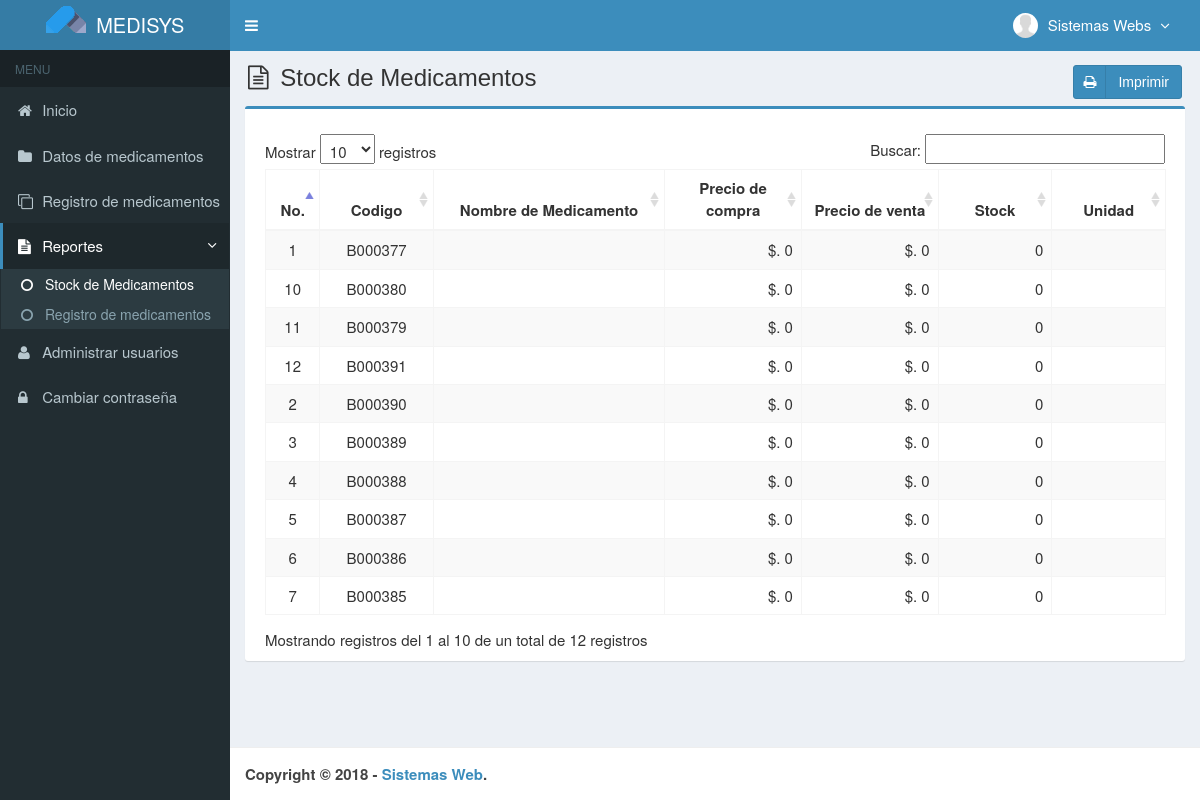
/main.php?module=stock_inventory (signed in), run on an earlier commit of the app's database.
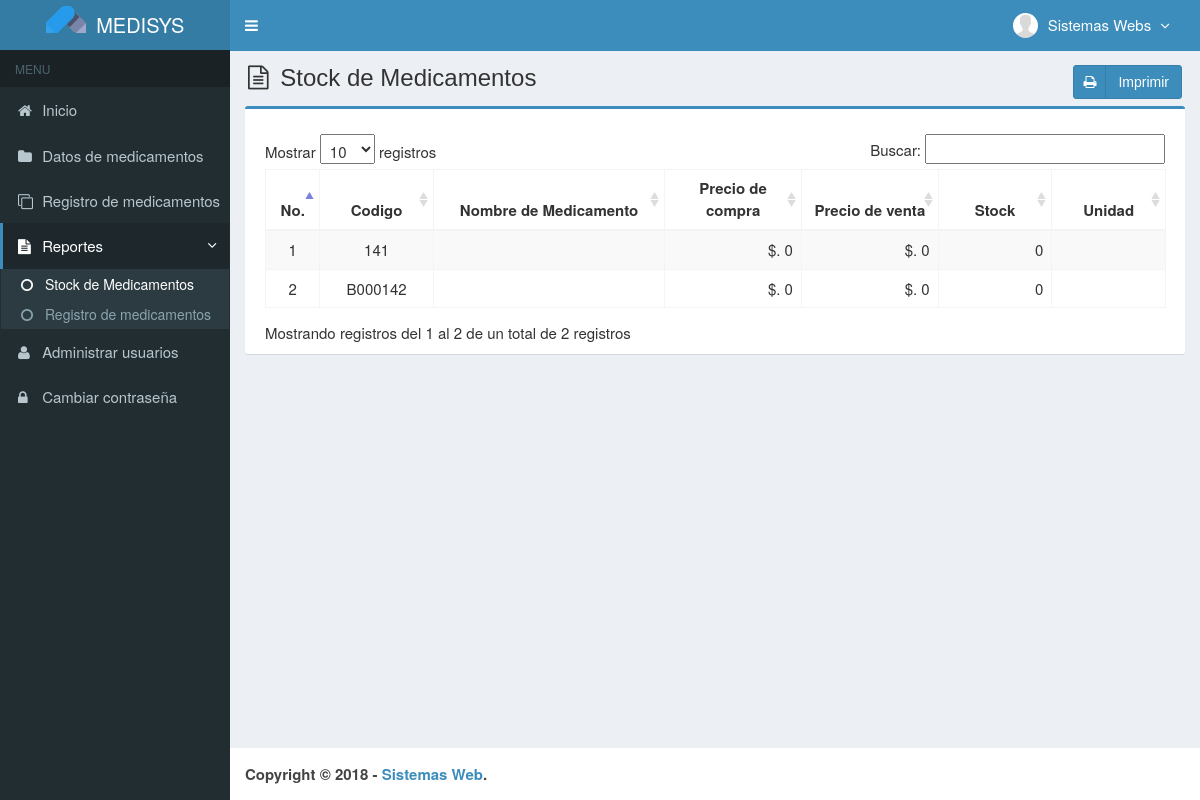
And on a later commit of the database.
### tables this page shows
CREATE TABLE `medicamentos` (
  `codigo` varchar(7) NOT NULL,
  `nombre` varchar(50) NOT NULL,
  `precio_compra` int(11) NOT NULL,
  `precio_venta` int(11) NOT NULL,
  `unidad` varchar(20) NOT NULL,
  `stock` int(11) NOT NULL,
  `created_user` int(3) NOT NULL,
  `created_date` timestamp NOT NULL DEFAULT CURRENT_TIMESTAMP,
  `updated_user` int(3) NOT NULL,
  `updated_date` timestamp NOT NULL DEFAULT CURRENT_TIMESTAMP ON UPDATE CURRENT_TIMESTAMP,
  `p_nombre` varchar(50) NOT NULL,
  `cedula` int(10) NOT NULL,
  `credencial` int(20) NOT NULL,
  `p_apellido` varchar(50) NOT NULL,
  `fec_nac` varchar(50) NOT NULL,
  `edad` int(3) NOT NULL,
  `s_nombre` varchar(50) NOT NULL,
  `s_apellido` varchar(50) NOT NULL,
  `rif` int(15) NOT NULL,
  `genero` int(11) NOT NULL,
  `tel_cel` int(11) NOT NULL,
  `tel_hab` int(11) NOT NULL,
  `tel_emerg` int(11) NOT NULL,
  `municipio` varchar(50) NOT NULL,
  `calle` varchar(50) NOT NULL,
  `casa` varchar(50) NOT NULL,
  `parroquia` varchar(50) NOT NULL,
  `estado` varchar(50) NOT NULL,
  `ciudad` varchar(50) NOT NULL,
  `avenida` varchar(50) NOT NULL,
  `codigo_cp` int(20) NOT NULL,
  `serial_cp` int(20) NOT NULL,
  `estado:_c` varchar(50) NOT NULL,
  `lugar_nac` varchar(50) NOT NULL,
  `correo_e` varchar(50) NOT NULL,
  `grado_inst` varchar(50) NOT NULL
);

### config/fungsi_rupiah.php (called while the page is built, shortened)
<?php
function format_rupiah($angka){
  $rupiah=number_format($angka,0,',','.');
  return $rupiah;
}
?>

### modules/stock_inventory/view.php (the view)
<section class="content-header">
  <h1>
    <i class="fa fa-file-text-o icon-title"></i> Stock de Medicamentos
    <a class="btn btn-primary btn-social pull-right" href="modules/stock_inventory/print.php" target="_blank">
      <i class="fa fa-print"></i> Imprimir
    </a>
  </h1>
</section>
<section class="content">
  <div class="row">
    <div class="col-md-12">
      <div class="box box-primary">
        <div class="box-body">
          <table id="dataTables1" class="table table-bordered table-striped table-hover">
            <thead>
              <tr>
                <th class="center">No.</th>
                <th class="center">Codigo</th>
                <th class="center">Nombre de Medicamento</th>
                <th class="center">Precio de compra</th>
                <th class="center">Precio de venta</th>
                <th class="center">Stock</th>
                <th class="center">Unidad</th>
              </tr>
            </thead>
            <tbody>
            <?php
            $no = 1;
            $query = mysqli_query($mysqli, "SELECT codigo,nombre,precio_compra,precio_venta,unidad,stock FROM medicamentos ORDER BY nombre ASC")
                                            or die('Error: '.mysqli_error($mysqli));
            while ($data = mysqli_fetch_assoc($query)) {
              $precio_compra = format_rupiah($data['precio_compra']);
              $precio_venta = format_rupiah($data['precio_venta']);
              echo "<tr>
                      <td width='30' class='center'>$no</td>
                      <td width='80' class='center'>$data[codigo]</td>
                      <td width='180'>$data[nombre]</td>
                      <td width='100' align='right'>$. $precio_compra</td>
                      <td width='100' align='right'>$. $precio_venta</td>
                      <td width='80' align='right'>$data[stock]</td>
                      <td width='80' class='center'>$data[unidad]</td>
                    </tr>";
              $no++;
            }
            ?>
            </tbody>
          </table>
        </div>
      </div>
    </div>
  </div>
</section><!-- /.content

What changed in the data, as far as the page shows it:
removed medicamentos: codigo "B000377", precio_compra "0", precio_venta "0", stock "0"
removed medicamentos: codigo "B000390", precio_compra "0", precio_venta "0", stock "0"
removed medicamentos: codigo "B000389", precio_compra "0", precio_venta "0", stock "0"
removed medicamentos: codigo "B000388", precio_compra "0", precio_venta "0", stock "0"
removed medicamentos: codigo "B000387", precio_compra "0", precio_venta "0", stock "0"
removed medicamentos: codigo "B000386", precio_compra "0", precio_venta "0", stock "0"
removed medicamentos: codigo "B000385", precio_compra "0", precio_venta "0", stock "0"
removed medicamentos: codigo "B000380", precio_compra "0", precio_venta "0", stock "0"
removed medicamentos: codigo "B000379", precio_compra "0", precio_venta "0", stock "0"
removed medicamentos: codigo "B000391", precio_compra "0", precio_venta "0", stock "0"
added medicamentos: codigo "141", precio_compra "0", precio_venta "0", stock "0"
added medicamentos: codigo "B000142", precio_compra "0", precio_venta "0", stock "0"
Also different on the page:
text written by a page script: "Mostrar registros Buscar: Mostrando registros del 1 al 10 de un total de 12 registros" → "Mostrar registros Buscar: Mostrando registros del 1 al 2 de un total de 2 registros"
